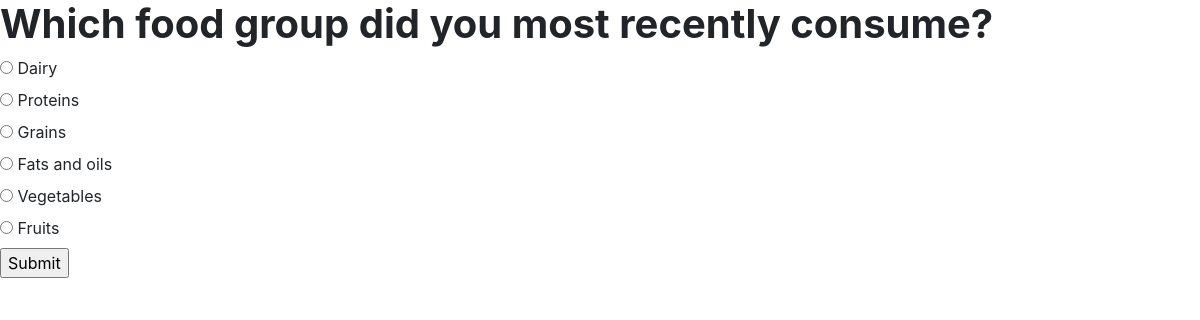
/fortune/8/, run on the app's committed database.
### fortune/models.py (models this page shows, shortened)
class Question(models.Model):
    question_text = models.CharField(max_length=200)
    question_key = models.IntegerField(default=0)
    question_status = models.BooleanField(default=False)

class Choice(models.Model):
    question = models.ForeignKey(Question, on_delete=models.CASCADE)
    choice_text = models.CharField(max_length=200)
    choice_key = models.IntegerField(default=0)

### fortune/views.py (the view)
# urls.py: path('<int:question_id>/', views.detail, name='detail'),
def detail(request, question_id,): #viewing questions
    question_list = Question.objects.order_by('id')
    try:
        question = Question.objects.get(pk=question_id)
    except Question.DoesNotExist:
        raise Http404("Question does not exist")
    return render(request, 'fortune/detail.html', {'question': question, 'question_list': question_list})

### fortune/templates/fortune/detail.html (shortened to what this page needs)
<html>
<head>
    <link rel="stylesheet" href="https://maxcdn.bootstrapcdn.com/bootstrap/4.0.0/css/bootstrap.min.css"
>
</head>
<body>
    <h1><b>{{ question.question_text }}</b></h1>
    <form action="{% url 'fortune:answer' question.id %}" method="post">
        {% for choice in question.choice_set.all %}
        <input type="radio" name="choice" id="choice{{ forloop.counter }}" value="{{ choice.id }}">
        <label for="choice{{ forloop.counter }}">{{ choice.choice_text }}</label><br>
        {% endfor %}
        <input type="submit" value="Submit">
    </form>
</body>
</html>

### data on the page
Question: question_text "Which food group did you most recently consume?"
Choice: choice_text "Dairy"
Choice: choice_text "Proteins"
Choice: choice_text "Grains"
Choice: choice_text "Fats and oils"
Choice: choice_text "Vegetables"
Choice: choice_text "Fruits"
